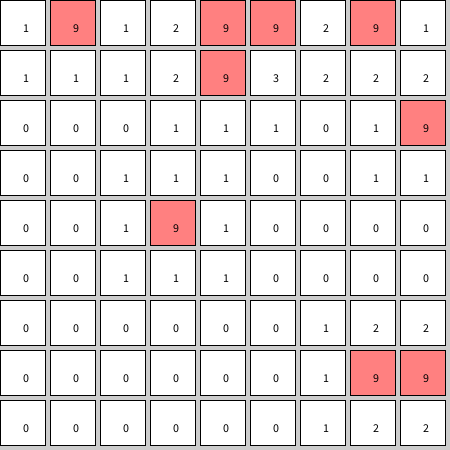
Frame 1 (no input)
Frame 60 (the mouse pressed at the canvas centre just before this capture): identical to frame 1, image omitted
Frame 120 (the mouse held since frame 60 and released just before this capture): identical to frame 1, image omitted

The Processing sketch that drew this single still picture (run headless with seeded random() and noise(); from frame 60 on, the mouse is pressed at the canvas centre):

// Processing sketch: week11_9
// ── week11_9.pde
int [][] mine = new int[9][9];
void setup(){
 size(450,450);
 for(int i=0;i<9;i++)mine[i][0] = 9;
 for(int k=0;k<1000;k++){
  int i = int(random(9)), j = int(random(9));
  int i2 = int(random(9)), j2 = int(random(9)); 
  int temp = mine[i][j];
  mine[i][j] = mine[i2][j2];
  mine[i2][j2] = temp;
 }
 for(int i=0;i<9;i++){
  for(int j=0;j<9;j++){
   if(mine[i][j]==9){//遇到紅色的地雷,附近要加一
     addNumber(i-1,j-1);
     addNumber(i-1,j);
     addNumber(i-1,j+1);
     addNumber(i,j-1);
     //自己本身addNumber(i,j);
     addNumber(i,j+1);
     addNumber(i+1,j-1);
     addNumber(i+1,j);
     addNumber(i+1,j+1);
   }
  }
 }
}
void addNumber(int i , int j){
 if(i<0 || j<0 || i>=9 || j>=9) return;//超過範圍就不做事
 if(mine[i][j]!=9) mine[i][j]++;//不是地雷就可以+1
}
void draw(){
 for(int i=0;i<9;i++){
  for(int j=0;j<9;j++){
    if(mine[i][j]==9) fill(255,128,128);
    else fill(255);
    rect(j*50,i*50,45,45);
    fill(0); text(""+mine[i][j],j*50+23,i*50+23,45,45);
  }
 }
}
